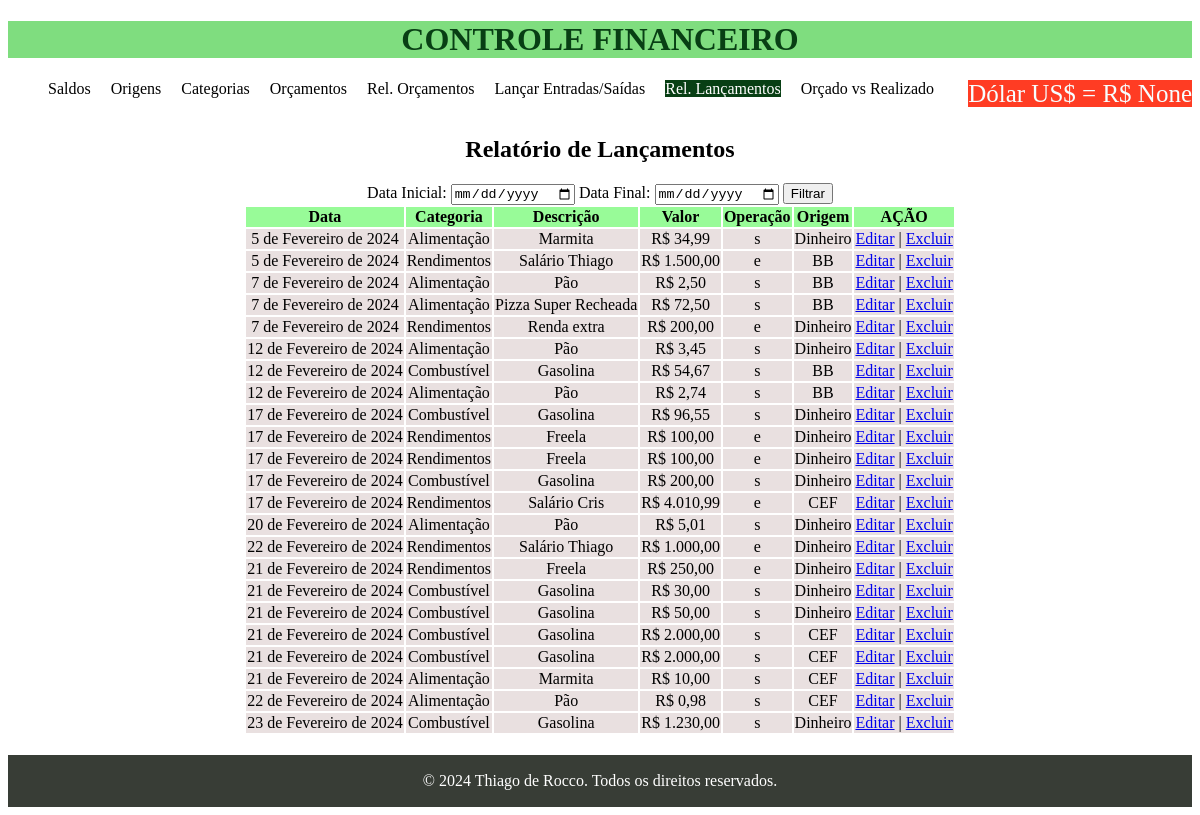
The app's page /rel-lctos/, older data.
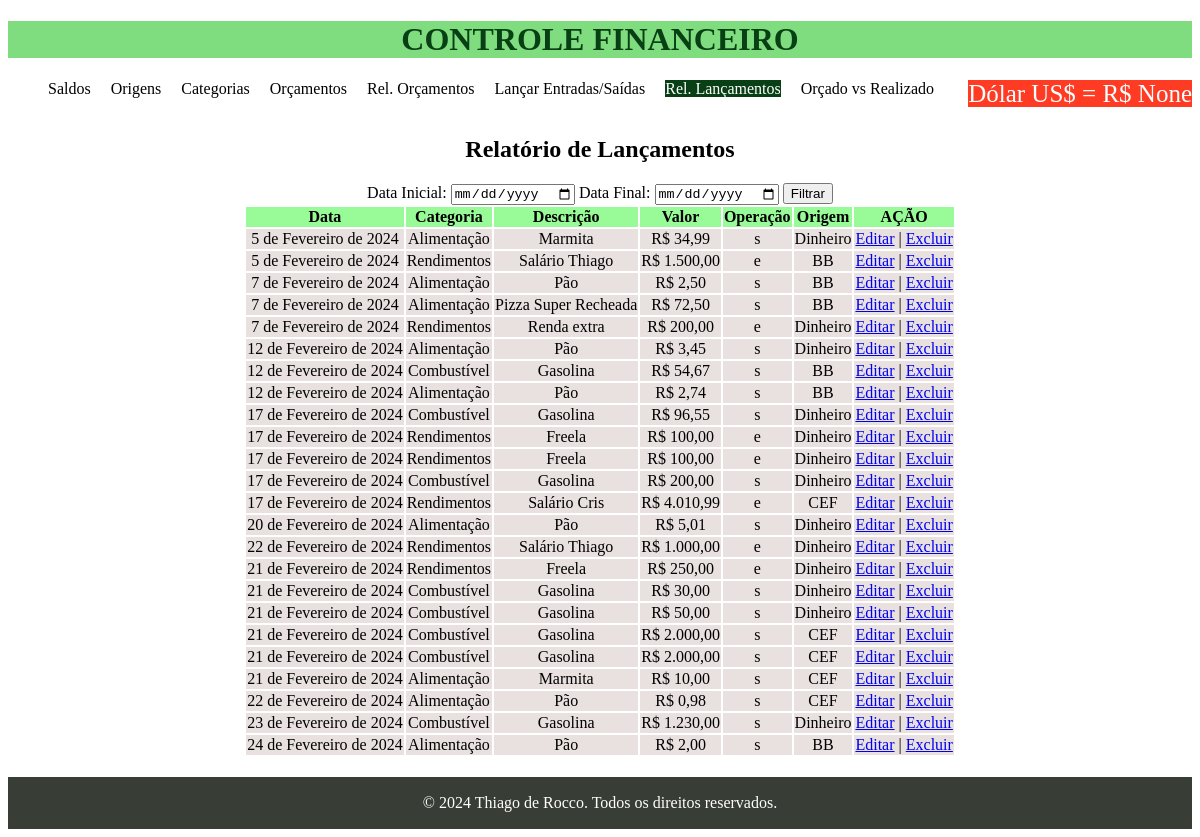
The same page, newer data.
### financeiro/models.py (models this page shows, shortened)
class Lancamento(models.Model):
    ENTRADA = 'e'
    SAIDA = 's'
    TIPO_OPERACAO_CHOICES = [(ENTRADA, 'Entrada'), (SAIDA, 'Saída'),]
    data = models.DateField()
    descricao = models.CharField(max_length=255)
    valor = models.DecimalField(max_digits=10, decimal_places=2)
    categoria = models.ForeignKey(Categoria, on_delete=models.CASCADE)
    origem = models.ForeignKey(Origem, on_delete=models.CASCADE)
    tipo_operacao = models.CharField(max_length=1,
                                     choices=TIPO_OPERACAO_CHOICES)

class Categoria(models.Model):
    nome = models.CharField(max_length=255)

class Origem(models.Model):
    nome = models.CharField(max_length=255)

### financeiro/views.py (the view)
# urls.py: path('rel-lctos/', rel_lancamentos, name='rel_lancamentos'),
def rel_lancamentos(request):
    lctos = Lancamento.objects.all()
    for lcto in lctos:
        lcto.nome_origem = lcto.origem.nome
        lcto.nome_categoria = lcto.categoria.nome
    return render(request, 'financeiro/rel_lancamentos.html', {"lctos": lctos})

### financeiro/templates/financeiro/rel_lancamentos.html (shortened to what this page needs)
{% extends 'financeiro/base.html' %}
{% load static %}
{% block content %}
<br><br>
    <h2>Relatório de Lançamentos</h2>
    <form action="">
        Data Inicial: <input type="date" name="" id="">
        Data Final: <input type="date" name="" id="">
        <input type="submit" value="Filtrar">
    </form>
    <table>
        <thead>
            <tr>
            <th>Data</th>
            <th>Categoria</th>
            <th>Descrição</th>
            <th>Valor</th>
            <th>Operação</th>
            <th>Origem</th>
            <th colspan="2">AÇÃO</th>
        </tr>
    </thead>
    {% for lcto in lctos %}
    <tr>
        <td>{{ lcto.data }}</td>
        <td>{{ lcto.nome_categoria }}</td>
        <td>{{ lcto.descricao }}</td>
        <td>R$ {{ lcto.valor }}</td>
        <td>{{ lcto.tipo_operacao }}</td>
        <td>{{ lcto.nome_origem}}</td>
        <td><a href="/update_get_lcto/{{lcto.id}}">Editar</a> | <a href="/delete_lcto/{{lcto.id}}">Excluir</a></td>
    </tr>
    {% endfor %}
</table>
{% endblock %}

Row changes from the older to the newer data that the page shows:
added Lancamento: data "24 de Fevereiro de 2024", nome_categoria "Alimentação", descricao "Pão", valor "2,00", tipo_operacao "s", nome_origem "BB"
